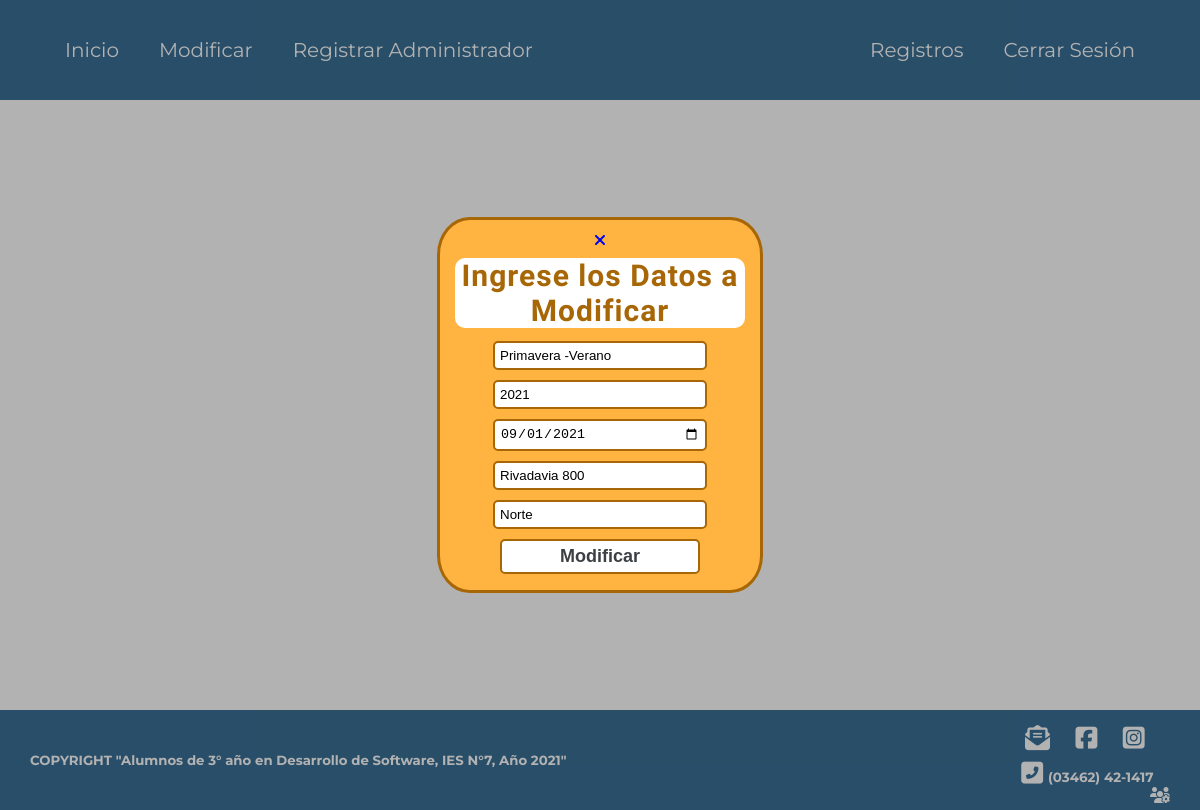
The page /semi/modped.php?id=9 (signed in) on the database its author committed.
### tables this page shows
CREATE TABLE `lugares` (
  `temporada` varchar(20) NOT NULL,
  `ano` int(4) NOT NULL,
  `zona` varchar(15) NOT NULL,
  `calle` varchar(15) NOT NULL,
  `dia` date NOT NULL,
  `id` int(2) NOT NULL
);

### semi/modped.php (the view, shortened to what this page needs)
<?php require 'conexion.php';
 require '1a.php';
    $clave = $_GET['id'];
    $sql="SELECT * from lugares where id='$clave'";
    $result=mysqli_query($conexion,$sql);
    while($mostrar=mysqli_fetch_assoc($result)) {
 ?>
<!DOCTYPE html>
<html lang="en" dir="ltr">
  <head>
    <link rel="stylesheet" href="css/pedido_adm.css">
    <link rel="stylesheet" href="css/ventana.css">
  </head>
  <body>
    <div class="cuerpo_ped_adm"></div>
    <div class="overlay" id="overlay">
      <div class="nuevo_pedido">
        <a href="#" id='btn-cerrar-popup' class="btn-cerrar-popup"><i class="fas fa-times" id='btn-cerrar-popup'></i></a>
        <h1>Ingrese los Datos a Modificar</h1>
        <form class="inputs_adm" action="modped1.php" method="post">
          <input type="text" name="temporada" value="<?php echo $mostrar['temporada']; ?>" required  />
          <input type="text" name="ano" value="<?php echo $mostrar['ano']; ?>" required  />
          <input type="date" name="dia" value="<?php echo $mostrar['dia']; ?>" required  />
          <input type="text" name="calle" value="<?php echo $mostrar['calle']; ?>"required  />
          <input type="text" name="zona" value="<?php echo $mostrar['zona']; ?>" required  />
          <input class="button" type="submit" value="Modificar">
        </form>
      </div>
    </div>
    <?php include('pie.php')?>
  </body>
</html>
<?php } ?>

### semi/pie.php
<div class="pie_pagina">
    <div class="info">
        <h5>COPYRIGHT "Alumnos de 3° año en Desarrollo de Software, IES N°7, Año 2021"</h5>
    </div>
    <div class="contacto">
        <div class="redes">
            <a href="mailto:intendencia@venadotuerto.gob.ar"><i class="fas fa-envelope-open-text icon"></i></a>
            <a href="https://www.facebook.com/VenadoTuertoGobierno" target="_blank"><i class="fab fa-facebook-square icon"></i></a>
            <a href="https://www.instagram.com/venadotuertogob/?fbclid=IwAR3Hg19tArGL8IMHJNOVwCtQWZAnQ1AQ00eEJfHRU8h79T997rhPRauMUZM" target="_blank"><i class="fab fa-instagram-square icon"></i></a>
        </div>
        <div class="celular">
            <h6><i class="fas fa-phone-square-alt icon icon_"></i>(03462) 42-1417</h6>
        </div>
        <div class="admin">
            <a href="inia.php"><i class="fas fa-users-cog"></i></a>
        </div>
    </div>
</div>

### semi/css/nav_pie.css (style rules this page uses)
:root { --blanco: rgb(255, 255, 255); --oscuro: #3B7096; --nar-osc: #a76707; --nar-clar: #FFB442; --gris-clar: #657482; --gris-osc: #3c4043; }
* { padding: 0px; margin: 0px; text-decoration: none; }
body { background: var(--blanco); font-family: 'Source Sans Pro', sans-serif; }
.icon { color: var(--blanco); margin-right: 5px; font-size: 25px; }
.pie_pagina { background: var(--oscuro); padding: 10px 30px; display: flex; align-items: center; height: 10vh; }
.pie_pagina h5, .pie_pagina h6 { color: var(--blanco); font-family: 'Montserrat', sans-serif; transition: 300ms; }
.info { display: flex; align-items: center; flex: 4 1 auto; }
.contacto { display: flex; align-items: center; flex-direction: column; flex: 0.3 1 auto; }
.redes { margin: 10px 0; width: 100%; display: flex; justify-content: space-evenly; }
.celular { text-align: center; width: 100%; font-size: 20px; }
.admin { width: 100%; display: flex; justify-content: flex-end; }
.admin i { color: var(--blanco); }

### semi/css/forms.css (style rules this page uses)
.button { padding: 5px; border: 2px solid var(--gris-osc); border-radius: 10px; background: var(--blanco); color: var(--gris-osc); font-size: 18px; font-weight: 600; transition: 150ms; }

### semi/css/pedido_adm.css (style rules this page uses)
.cuerpo_ped_adm { padding: 5px; height: auto; min-height: 75vh; display: flex; justify-content: space-around; align-items: center; }
.nuevo_pedido { width: 300px; height: 350px; margin: 10px; padding: 10px; background: var(--nar-clar); border-radius: 10%; border: 3px solid var(--nar-osc); text-align: center; display: flex; flex-flow: column; justify-content: space-around; }
.nuevo_pedido h1 { color: var(--nar-osc); font-size: 30px; margin: 5px; letter-spacing: 1px; background: var(--blanco); border-radius: 10px; }
.inputs_adm { display: flex; flex-flow: column; align-items: center; }
.inputs_adm input { width: 200px; margin: 5px 0; padding: 5px; border-radius: 5px; border: 2px solid var(--nar-osc); }

### semi/css/ventana.css (style rules this page uses)
.overlay { background: rgba(0,0,0,.3); position: fixed; top: 0; bottom: 0; left: 0; right: 0; display: flex; align-items: center; justify-content: center; visibility: visible; }

### rows shown on the page
lugares: temporada "Primavera -Verano", ano "2021", dia "09/01/2021", calle "Rivadavia 800", zona "Norte"
